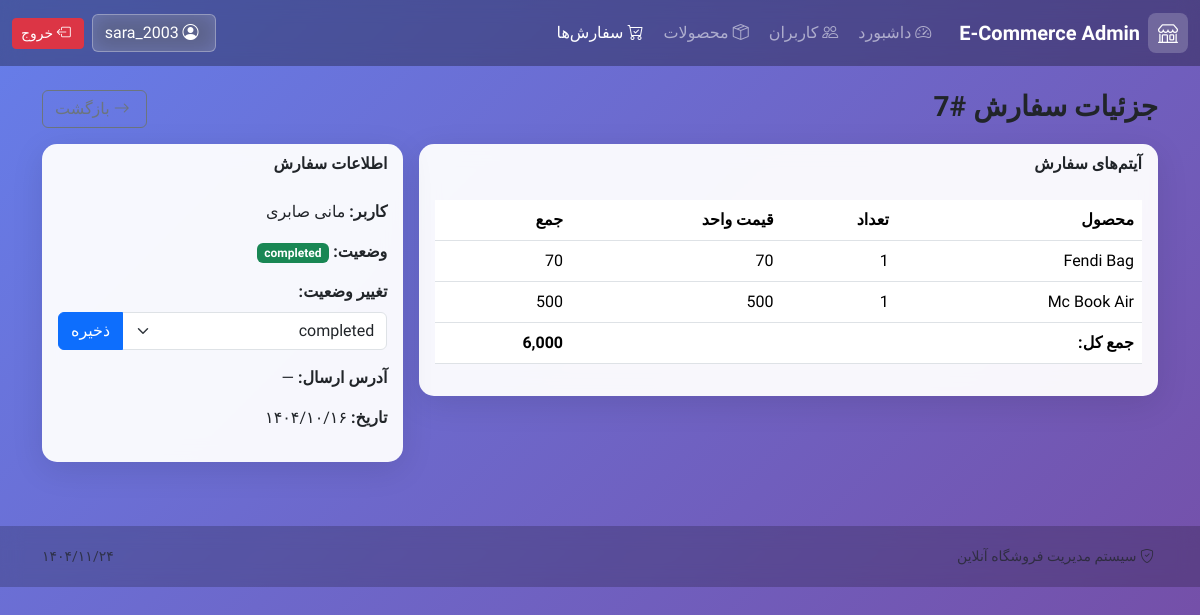
The page /orders/7 (signed in) on the database its author committed.
### tables this page shows
CREATE TABLE user (
                    user_id INTEGER PRIMARY KEY AUTOINCREMENT,
                    username TEXT UNIQUE NOT NULL,
                    email TEXT UNIQUE NOT NULL,
                    password TEXT NOT NULL,
                    full_name TEXT NOT NULL,
                    phone TEXT,
                    address TEXT,
                    role TEXT NOT NULL DEFAULT 'customer',
                    created_at TEXT NOT NULL DEFAULT CURRENT_TIMESTAMP
                );

CREATE TABLE "order" (
                    order_id INTEGER PRIMARY KEY AUTOINCREMENT,
                    user_id INTEGER NOT NULL,
                    total_amount REAL NOT NULL CHECK (total_amount >= 0),
                    status TEXT NOT NULL DEFAULT 'pending',
                    shipping_address TEXT,
                    created_at TEXT NOT NULL DEFAULT CURRENT_TIMESTAMP,
                    FOREIGN KEY (user_id) REFERENCES user(user_id) ON DELETE CASCADE
                );

CREATE TABLE order_item (
                    order_item_id INTEGER PRIMARY KEY AUTOINCREMENT,
                    order_id INTEGER NOT NULL,
                    product_id INTEGER NOT NULL,
                    quantity INTEGER NOT NULL CHECK (quantity > 0),
                    price REAL NOT NULL CHECK (price >= 0),
                    FOREIGN KEY (order_id) REFERENCES "order"(order_id) ON DELETE CASCADE,
                    FOREIGN KEY (product_id) REFERENCES product(product_id) ON DELETE CASCADE
                );

CREATE TABLE product (
                    product_id INTEGER PRIMARY KEY AUTOINCREMENT,
                    name TEXT NOT NULL,
                    description TEXT,
                    price REAL NOT NULL CHECK (price >= 0),
                    stock_quantity INTEGER NOT NULL CHECK (stock_quantity >= 0) DEFAULT 0,
                    category TEXT NOT NULL,
                    image_url TEXT,
                    created_at TEXT NOT NULL DEFAULT CURRENT_TIMESTAMP
                );

### app.py (the view)
@app.route("/orders/<int:order_id>")
@login_required
def order_detail(order_id):
    order = db.get_order_by_id(order_id)
    if not order:
        flash("سفارش یافت نشد.", "danger")
        return redirect(url_for("orders"))
    if current_user.role != "admin" and order["user_id"] != current_user.id:
        flash("شما دسترسی به این سفارش را ندارید.", "danger")
        return redirect(url_for("orders"))
    order_items = db.get_order_items(order_id)
    return render_template("order_detail.html", order=order, order_items=order_items)

### app.py (called while the page is built)
@app.context_processor
def inject_now():
    return {"now": datetime.now(), "current_date": datetime.now()}

### auth.py (called while the page is built)
@login_manager.user_loader
def load_user(user_id):
    return User.get(user_id)

    @staticmethod
    def get(user_id: int):
        try:
            user_id = int(user_id)
        except (TypeError, ValueError):
            return None
        try:
            user = db.execute(
                "SELECT user_id, username, email, full_name, role FROM user WHERE user_id = ?",
                (user_id,),
                fetchone=True,
            )
            if not user:
                return None
            return User(
                user_id=user["user_id"],
                username=user["username"],
                email=user["email"],
                full_name=user["full_name"],
                role=user["role"],
            )
        except Exception as e:
            print(f"Error loading user: {e}")
            return None

### database.py (called while the page is built)
    def get_connection(self):
        conn = sqlite3.connect(self.db_path)
        conn.row_factory = sqlite3.Row
        return conn

    def execute(self, query: str, params=None, fetch=False, fetchone=False):
        conn = self.get_connection()
        try:
            cur = conn.cursor()
            if params:
                cur.execute(query, params)
            else:
                cur.execute(query)
            result = None
            if fetchone:
                row = cur.fetchone()
                result = dict(row) if row else None
            elif fetch:
                rows = cur.fetchall()
                result = [dict(row) for row in rows]
            conn.commit()
            return result
        except Exception as e:
            conn.rollback()
            raise
        finally:
            conn.close()

    def get_order_by_id(self, order_id: int):
        return self.execute(
            """
            SELECT o.order_id, o.user_id, u.username, u.full_name, o.total_amount, o.status, o.shipping_address, o.created_at
            FROM "order" o
            JOIN user u ON u.user_id = o.user_id
            WHERE o.order_id = ?
            """,
            (order_id,),
            fetchone=True,
        )

### templates/order_detail.html (shortened to what this page needs)
{% extends "base.html" %}
{% block content %}
<div class="d-flex justify-content-between align-items-center mb-3">
  <div>
    <h3 class="fw-bold mb-1">جزئیات سفارش #{{ order.order_id }}</h3>
  </div>
  <a class="btn btn-outline-secondary" href="{{ url_for('orders') }}">
    <i class="bi bi-arrow-right ms-1"></i> بازگشت
  </a>
</div>
<div class="row g-3">
  <div class="col-12 col-md-8">
    <div class="card app-card">
      <div class="card-header bg-transparent border-0 fw-bold">آیتم‌های سفارش</div>
      <div class="card-body">
        <table class="table">
          <thead>
            <tr>
              <th>محصول</th>
              <th>تعداد</th>
              <th>قیمت واحد</th>
              <th>جمع</th>
            </tr>
          </thead>
          <tbody>
            {% for item in order_items %}
            <tr>
              <td>{{ item.name }}</td>
              <td class="persian-digits">{{ item.quantity }}</td>
              <td class="persian-digits">{{ "{:,.0f}".format(item.price|float) }}</td>
              <td class="persian-digits">{{ "{:,.0f}".format((item.quantity * item.price)|float) }}</td>
            </tr>
            {% endfor %}
          </tbody>
          <tfoot>
            <tr class="fw-bold">
              <td colspan="3">جمع کل:</td>
              <td class="persian-digits">{{ "{:,.0f}".format(order.total_amount|float) }}</td>
            </tr>
          </tfoot>
        </table>
      </div>
    </div>
  </div>
  <div class="col-12 col-md-4">
    <div class="card app-card">
      <div class="card-header bg-transparent border-0 fw-bold">اطلاعات سفارش</div>
      <div class="card-body">
        {% if current_user.role == 'admin' %}
        <p><strong>کاربر:</strong> {{ order.full_name }}</p>
        {% endif %}
        <p><strong>وضعیت:</strong>
          <span class="badge text-bg-{{ 'success' if order.status=='completed' else 'warning' if order.status=='pending' else 'info' if order.status=='processing' else 'danger' }}">
            {{ order.status }}
          </span>
        </p>
        {% if current_user.role == 'admin' %}
        <form method="POST" action="{{ url_for('update_order_status', order_id=order.order_id) }}" class="mt-3">
          <label class="form-label"><strong>تغییر وضعیت:</strong></label>
          <div class="input-group">
            <select class="form-select" name="status">
              <option value="completed" {% if order.status=='completed' %}selected{% endif %}>completed</option>
            </select>
            <button class="btn btn-primary" type="submit">ذخیره</button>
          </div>
        </form>
        {% endif %}
        <p class="mt-3"><strong>آدرس ارسال:</strong> {{ order.shipping_address or '—' }}</p>
        <p><strong>تاریخ:</strong> <span class="persian-date" data-date="{{ order.created_at }}"></span></p>
      </div>
    </div>
  </div>
</div>
{% endblock %}

### templates/base.html (shortened to what this page needs)
<!doctype html>
<html lang="fa" dir="rtl">
<head>
  <link href="https://cdn.jsdelivr.net/npm/bootstrap@5.3.3/dist/css/bootstrap.rtl.min.css" rel="stylesheet">
  <link rel="stylesheet" href="https://cdn.jsdelivr.net/npm/bootstrap-icons@1.11.3/font/bootstrap-icons.min.css">
  <link rel="stylesheet" href="{{ url_for('static', filename='css/style.css') }}">
</head>
<body class="app-bg">
  <nav class="navbar navbar-expand-lg navbar-dark app-navbar sticky-top">
    <div class="container-fluid">
      <a class="navbar-brand d-flex align-items-center gap-2"
         href="{{ url_for('dashboard') if current_user.is_authenticated else url_for('login') }}">
        <span class="brand-mark"><i class="bi bi-shop"></i></span>
        <span class="fw-bold">{% if current_user.is_authenticated and current_user.role == 'admin' %}E-Commerce Admin{% else %}فروشگاه آنلاین{% endif %}</span>
      </a>
      {% if current_user.is_authenticated %}
      <div class="collapse navbar-collapse" id="topNav">
        <ul class="navbar-nav me-auto mb-2 mb-lg-0">
          <li class="nav-item">
            <a class="nav-link {% if request.endpoint=='dashboard' %}active{% endif %}" href="{{ url_for('dashboard') }}">
              <i class="bi bi-speedometer2 ms-1"></i> داشبورد
            </a>
          </li>
          {% if current_user.role == 'admin' %}
          <li class="nav-item">
            <a class="nav-link {% if request.endpoint in ['users','add_user','edit_user'] %}active{% endif %}" href="{{ url_for('users') }}">
              <i class="bi bi-people ms-1"></i> کاربران
            </a>
          </li>
          {% endif %}
          <li class="nav-item">
            <a class="nav-link {% if request.endpoint in ['products','add_product','edit_product'] %}active{% endif %}" href="{{ url_for('products') }}">
              <i class="bi bi-box-seam ms-1"></i> محصولات
            </a>
          </li>
          <li class="nav-item">
            <a class="nav-link {% if request.endpoint in ['orders','add_order','order_detail'] %}active{% endif %}" href="{{ url_for('orders') }}">
              <i class="bi bi-cart-check ms-1"></i> سفارش‌ها
            </a>
          </li>
        </ul>
        <div class="d-flex align-items-center gap-2">
          <a class="btn btn-glass" href="{{ url_for('profile') }}">
            <i class="bi bi-person-circle ms-1"></i> {{ current_user.username }}
          </a>
          <a class="btn btn-danger btn-sm" href="{{ url_for('logout') }}">
            <i class="bi bi-box-arrow-left ms-1"></i> خروج
          </a>
        </div>
      </div>
      {% endif %}
    </div>
  </nav>
  <main class="container py-4">
    {% block content %}{% endblock %}
  </main>
  <footer class="app-footer">
    <div class="container d-flex flex-wrap justify-content-between align-items-center gap-2">
      <div class="text-muted small">
        <i class="bi bi-shield-check ms-1"></i> سیستم مدیریت فروشگاه آنلاین
      </div>
      <div class="text-muted small">
        <span class="persian-date" data-date="{{ now.strftime('%Y-%m-%d') }}"></span>
      </div>
    </div>
  </footer>
</body>
</html>

### static/css/style.css (style rules this page uses)
* { font-family: 'Vazirmatn', sans-serif; }
body.app-bg { background: linear-gradient(135deg, #667eea 0%, #764ba2 100%); min-height: 100vh; }
.app-navbar { background: rgba(0, 0, 0, 0.3) !important; backdrop-filter: blur(10px); }
.brand-mark { width: 40px; height: 40px; display: flex; align-items: center; justify-content: center; background: rgba(255, 255, 255, 0.2); border-radius: 8px; font-size: 20px; }
.app-card { background: rgba(255, 255, 255, 0.95); backdrop-filter: blur(10px); border: none; border-radius: 15px; box-shadow: 0 8px 32px rgba(0, 0, 0, 0.1); }
.btn-glass { background: rgba(255, 255, 255, 0.2); border: 1px solid rgba(255, 255, 255, 0.3); color: white; backdrop-filter: blur(10px); }
.app-footer { background: rgba(0, 0, 0, 0.2); backdrop-filter: blur(10px); color: white; padding: 20px 0; margin-top: 40px; }
.persian-digits { font-family: 'Vazirmatn', 'Tahoma', sans-serif; }

### rows shown on the page
user: username "sara_2003"
order: order_id "7", total_amount "6,000", status "completed", shipping_address "—"
order_item: name "Fendi Bag", quantity "1", price "70", (item.quantity*item.price)|float "70"
order_item: name "Mc Book Air", quantity "1", price "500", (item.quantity*item.price)|float "500"
user: full_name "مانی صابری"
